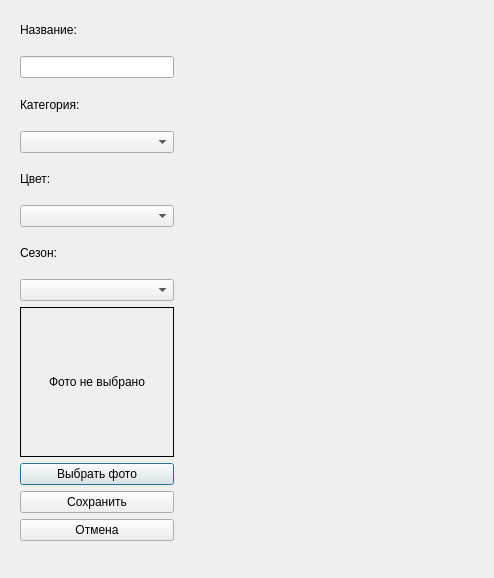
<?xml version="1.0" encoding="UTF-8"?>
<ui version="4.0">
 <class>AddClothesDialog</class>
 <widget class="QDialog" name="AddClothesDialog">
  <property name="geometry">
   <rect>
    <x>0</x>
    <y>0</y>
    <width>494</width>
    <height>578</height>
   </rect>
  </property>
  <property name="windowTitle">
   <string>Добавить вещь</string>
  </property>
  <widget class="QWidget" name="layoutWidget">
   <property name="geometry">
    <rect>
     <x>20</x>
     <y>10</y>
     <width>154</width>
     <height>531</height>
    </rect>
   </property>
   <layout class="QVBoxLayout" name="verticalLayout_2">
    <item>
     <layout class="QGridLayout" name="gridLayout">
      <item row="0" column="0">
       <widget class="QLabel" name="label">
        <property name="text">
         <string>Название:</string>
        </property>
       </widget>
      </item>
      <item row="1" column="0">
       <widget class="QLineEdit" name="nameEdit"/>
      </item>
      <item row="2" column="0">
       <widget class="QLabel" name="label_2">
        <property name="text">
         <string>Категория:</string>
        </property>
       </widget>
      </item>
      <item row="3" column="0">
       <widget class="QComboBox" name="categoryCombo"/>
      </item>
      <item row="4" column="0">
       <widget class="QLabel" name="label_3">
        <property name="text">
         <string>Цвет:</string>
        </property>
       </widget>
      </item>
      <item row="5" column="0">
       <widget class="QComboBox" name="colorCombo"/>
      </item>
      <item row="6" column="0">
       <widget class="QLabel" name="label_4">
        <property name="text">
         <string>Сезон:</string>
        </property>
       </widget>
      </item>
      <item row="7" column="0">
       <widget class="QComboBox" name="seasonCombo"/>
      </item>
      <item row="8" column="0">
       <widget class="QLabel" name="imageLabel">
        <property name="minimumSize">
         <size>
          <width>150</width>
          <height>150</height>
         </size>
        </property>
        <property name="frameShape">
         <enum>QFrame::Box</enum>
        </property>
        <property name="text">
         <string>Фото не выбрано</string>
        </property>
        <property name="alignment">
         <set>Qt::AlignCenter</set>
        </property>
       </widget>
      </item>
     </layout>
    </item>
    <item>
     <layout class="QVBoxLayout" name="verticalLayout">
      <item>
       <widget class="QPushButton" name="btnSelectImage">
        <property name="text">
         <string>Выбрать фото</string>
        </property>
       </widget>
      </item>
      <item>
       <widget class="QPushButton" name="btnSave">
        <property name="text">
         <string>Сохранить</string>
        </property>
       </widget>
      </item>
      <item>
       <widget class="QPushButton" name="btnCancel">
        <property name="text">
         <string>Отмена</string>
        </property>
       </widget>
      </item>
     </layout>
    </item>
   </layout>
  </widget>
 </widget>
 <resources/>
 <connections/>
</ui>
